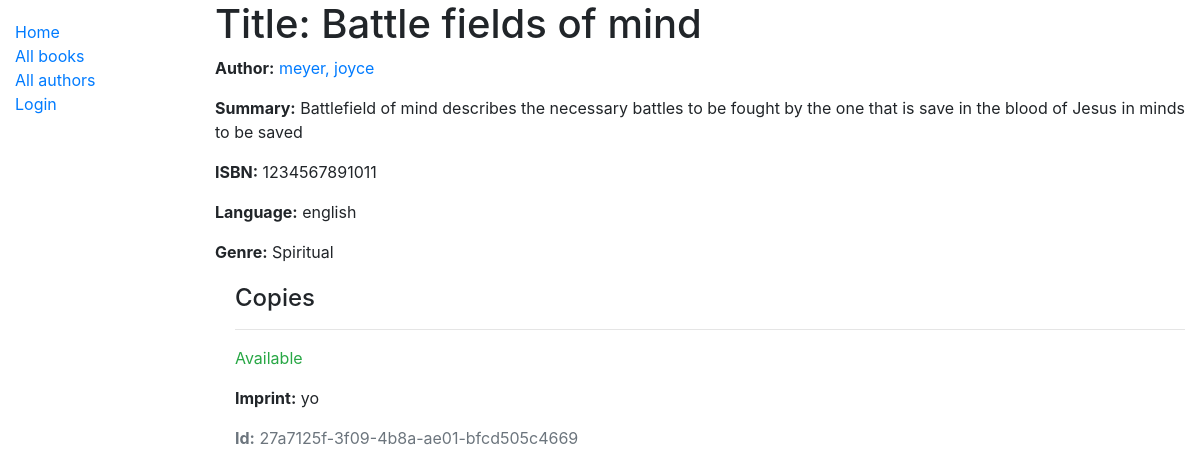
/catalog/book/1, run on the app's committed database.
### catalog/models.py (models this page shows, shortened)
class Book(models.Model):
    title = models.CharField(max_length=200)
    author = models.ForeignKey('Author', on_delete=models.SET_NULL, null=True)
    summary = models.TextField(max_length=1000, help_text="Enter a brief description of the book")
    isbn = models.CharField('ISBN', max_length=13, help_text='13 Character <a href="https://www.isbn-international.org/content/what-isbn">ISBN number</a>')
    genre = models.ManyToManyField(Genre, help_text="Select a genre for this book")
    language = models.ForeignKey('Language', on_delete=models.SET_NULL, null=True)
    def display_genre(self):
        """Creates a string for the Genre. This is required to display genre in Admin."""
        return ', '.join([genre.name for genre in self.genre.all()[:3]])
    display_genre.short_description = 'Genre'

class Author(models.Model):
    first_name = models.CharField(max_length=100)
    last_name = models.CharField(max_length=100)
    date_of_birth = models.DateField(null=True, blank=True)
    date_of_death = models.DateField('died', null=True, blank=True)
    class Meta:
        ordering = ['last_name', 'first_name']
    def __str__(self):
        return '{0}, {1}'.format(self.last_name, self.first_name)

class Language(models.Model):
    name = models.CharField(max_length=200, help_text="Enter the book's natural language (e.g. English, French, Japanese etc.)")
    def __str__(self):
        return self.name

class Genre(models.Model):
    name = models.CharField(
        max_length=200,
        help_text="Enter a book genre (e.g. Science Fiction, French Poetry etc.)"
        )
    def __str__(self):
        return self.name

class BookInstance(models.Model):
    id = models.UUIDField(primary_key=True, default=uuid.uuid4, help_text="Unique ID for this particular book across whole library")
    book = models.ForeignKey('Book', on_delete=models.SET_NULL, null=True)
    imprint = models.CharField(max_length=200)
    due_back = models.DateField(null=True, blank=True)
    borrower = models.ForeignKey(User, on_delete=models.SET_NULL, null=True, blank=True)
    LOAN_STATUS = (
        ('d', 'Maintenance'),
        ('o', 'On loan'),
        ('a', 'Available'),
        ('r', 'Reserved'),
    )
    status = models.CharField(
        max_length=1,
        choices=LOAN_STATUS,
        blank=True,
        default='d',
        help_text='Book availability')
    class Meta:
        ordering = ['due_back']
        permissions = (("can_mark_returned", "Set book as returned"),)

### catalog/views.py (the view)
# urls.py: path('book/<int:pk>', views.BookDetailView.as_view(), name='book-detail'),
class BookDetailView(generic.DetailView):
    model = Book

### catalog/templates/catalog/book_detail.html (shortened to what this page needs)
{% extends "base_generic.html" %}
{% block content %}
  <h1>Title: {{ book.title }}</h1>
  <p><strong>Author:</strong> <a href="">{{ book.author }}</a></p>
  <p><strong>Summary:</strong> {{ book.summary }}</p>
  <p><strong>ISBN:</strong> {{ book.isbn }}</p>
  <p><strong>Language:</strong> {{ book.language }}</p>
  <p><strong>Genre:</strong> {% for genre in book.genre.all %} {{ genre }}{% if not forloop.last %}, {% endif %}{% endfor %}</p>
  <div style="margin-left:20px;margin-top:20px">
    <h4>Copies</h4>
    {% for copy in book.bookinstance_set.all %}
      <hr>
      <p class="{% if copy.status == 'a' %}text-success{% elif copy.status == 'm' %}text-danger{% else %}text-warning{% endif %}">{{ copy.get_status_display }}</p>
      <p><strong>Imprint:</strong> {{copy.imprint}}</p>
      <p class="text-muted"><strong>Id:</strong> {{copy.id}}</p>
    {% endfor %}
  </div>
{% endblock %}

### catalog/templates/base_generic.html (shortened to what this page needs)
<!DOCTYPE html>
<html lang="en">
<head>
  <link rel="stylesheet" href="https://stackpath.bootstrapcdn.com/bootstrap/4.1.3/css/bootstrap.min.css">
  {% load static %}
  <link rel="stylesheet" href="{% static 'css/styles.css' %}">
</head>
<body>
  <div class="container-fluid">
    <div class="row">
      <div class="col-sm-2">
      {% block sidebar %}
        <ul class="sidebar-nav">
          <li><a href="{% url 'index' %}">Home</a></li>
          <li><a href="{% url 'books' %}">All books</a></li>
          <li><a href="{% url 'authors' %}">All authors</a></li>
  {% if user.is_authenticated %}
     <li>User: {{ user.get_username }}</li>
     <li><a href="{% url 'my-borrowed' %}">My Borrowed</a></li>
     <li><a href="{% url 'logout'%}?next={{request.path}}">Logout</a></li>
   {% else %}
     <li><a href="{% url 'login'%}?next={{request.path}}">Login</a></li>
  {% endif %}
        </ul>
     {% endblock %}
      </div>
      <div class="col-sm-10 ">{% block content %}{% endblock %}
      </div>
    </div>
  </div>
</body>
</html>

### catalog/static/css/styles.css (style rules this page uses)
.sidebar-nav { margin-top: 20px; padding: 0; list-style: none; }

### data on the page
Book: title "Battle fields of mind", author "meyer, joyce", summary "Battlefield of mind describes the necessary battles to be fought by the one that is save in the blood of Jesus in minds to be saved", isbn "1234567891011", language "english"
Genre: name "Spiritual"
BookInstance: status "Available", imprint "yo", id "27a7125f-3f09-4b8a-ae01-bfcd505c4669"
